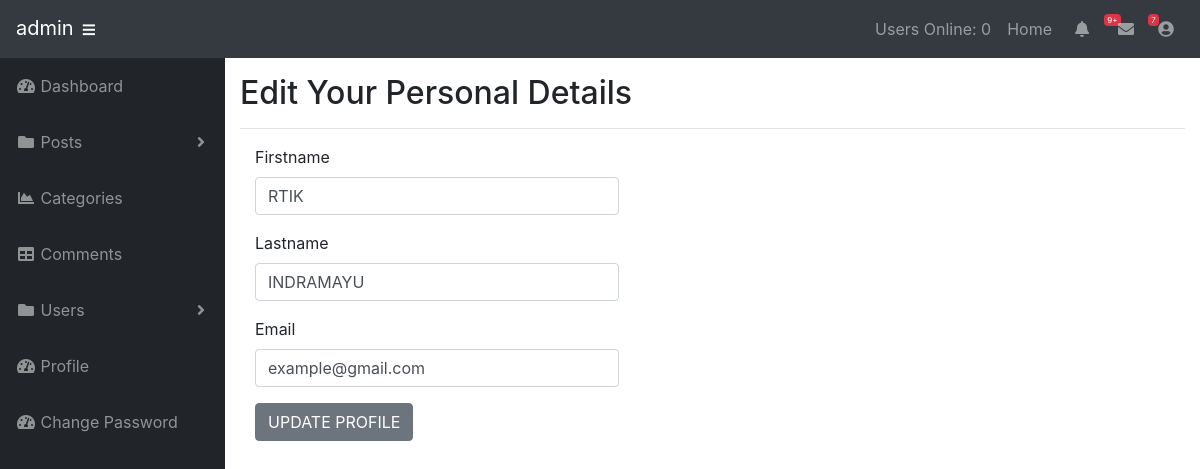
The page /admin/profile.php (signed in) on the database its author committed.
### tables this page shows
CREATE TABLE `users` (
  `user_id` int(3) NOT NULL,
  `username` varchar(255) NOT NULL,
  `user_password` varchar(255) NOT NULL,
  `user_firstname` varchar(255) NOT NULL,
  `user_lastname` varchar(255) NOT NULL,
  `user_email` varchar(255) NOT NULL,
  `user_image` text NOT NULL,
  `user_role` varchar(255) NOT NULL,
  `randSalt` varchar(255) NOT NULL DEFAULT '$2y$10$iusesomecrazystrings22',
  `token` text NOT NULL
);

### admin/profile.php (the view, shortened to what this page needs)
<?php include "includes/header.php" ?>
<?php
if(isset($_SESSION['username'])){
    $username = $_SESSION['username'];
    $query = "SELECT * FROM users WHERE username = '{$username}' ";
    $select_users_by_id = mysqli_query($connection,$query);
    while($row = mysqli_fetch_assoc($select_users_by_id)){
        $user_firstname = $row['user_firstname'];
        $user_lastname = $row['user_lastname'];
        $user_email = $row['user_email'];
    }
}
?>
<?php include "includes/navigation.php" ?>
<div id="wrapper">
<?php include "includes/sidebar.php" ?>
<div id="content-wrapper">
  <div class="container-fluid">
    <h2>Edit Your Personal Details</h2>
    <hr>
    <div class="col-sm-5">
        <form action="" method="POST" enctype="multipart/form-data">
            <div class="form-group">
                <label for="firstname">Firstname</label>
                <input type="text" value="<?php echo $user_firstname; ?>" class="form-control" name="firstname" >
            </div>
            <div class="form-group">
                <label for="lastname">Lastname</label>
                <input type="text" value="<?php echo $user_lastname; ?>" class="form-control" name="lastname" >
            </div>
            <div class="form-group">
                <label for="user_email">Email</label>
                <input type="email" value="<?php echo $user_email; ?>" class="form-control" name="user_email" >
            </div>
            <div class="form-group">
                <input type="submit" class="btn btn-secondary " name="update_user" value="UPDATE PROFILE" >
            </div>
        </form>
    </div>
  </div>
</div>
</div>
<?php include "includes/footer.php" ?>

### admin/css/sb-admin.css (style rules this page uses)
html { position: relative; min-height: 100%; }
body { height: 100%; }
#wrapper { display: -webkit-box; display: -ms-flexbox; display: flex; }
#wrapper #content-wrapper { overflow-x: hidden; width: 100%; padding-top: 1rem; padding-bottom: 80px; }
:root { --input-padding-x: 0.75rem; --input-padding-y: 0.75rem; }

### rows shown on the page
users: firstname "RTIK", lastname "INDRAMAYU", user_email "example@gmail.com"

### other values the page prints
$_SESSION['username'] "admin"
users_online() "0"
